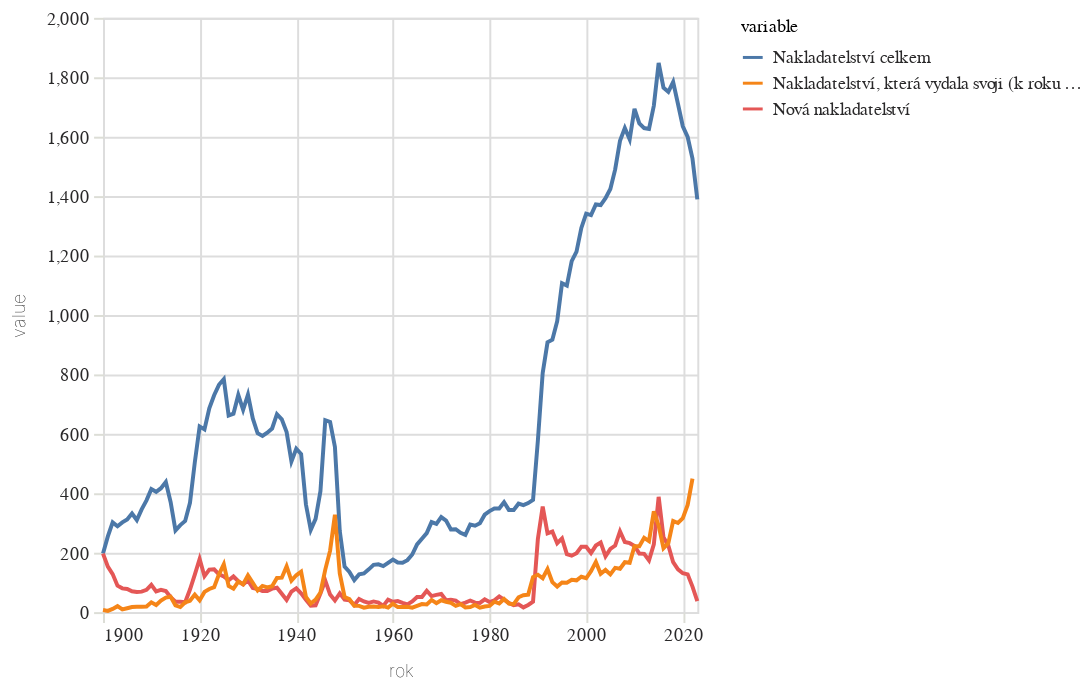

Notebook cell for this chart:
### Code cell
alt.Chart(do_grafu).mark_line().encode(
    x='rok:T',
    y='value:Q',
    color='variable:N',
)

### Figure 1 — Vega-Lite specification as saved in the notebook (floating-point values rounded to 4 significant figures; data arrays with more than 128 entries replaced by an {"elided": "..."} marker saying what was removed)
{"config": {"title": {"font": "Noticia Text", "fontSize": 11.5, "anchor": "start", "lineHeight": 19, "fontWeight": "bolder", "subtitleFont": "Noticia Text", "subtitleFontSize": 10, "subtitleLineHeight": 15, "subtitlePadding": 10, "dy": -10, "color": "#292829", "subtitleColor": "#292829"}, "axis": {"labelFont": "Asap", "titleFont": "Asap", "fontWeight": "lighter", "titleFontWeight": "lighter", "labelFontSize": 9, "titleFontSize": 9, "labelPadding": 2, "titlePadding": 9, "domainOpacity": 0, "tickColor": "#DCDDD6", "labelColor": "#292829"}, "legend": {"labelFont": "Asap", "labelFontWeight": "normal", "titleFont": "Asap", "titleFontWeight": "normal", "labelFontSize": 9, "titleFontSize": 9, "labelColor": "#292829"}}, "data": {"name": "data-4d910ed3c5f492588ab0f1c03a8c12ac"}, "mark": {"type": "line"}, "encoding": {"color": {"field": "variable", "type": "nominal"}, "x": {"field": "rok", "type": "temporal"}, "y": {"field": "value", "type": "quantitative"}}, "$schema": "https://vega.github.io/schema/vega-lite/v5.8.0.json", "datasets": {"data-4d910ed3c5f492588ab0f1c03a8c12ac": {"elided": "371 records"}}}
